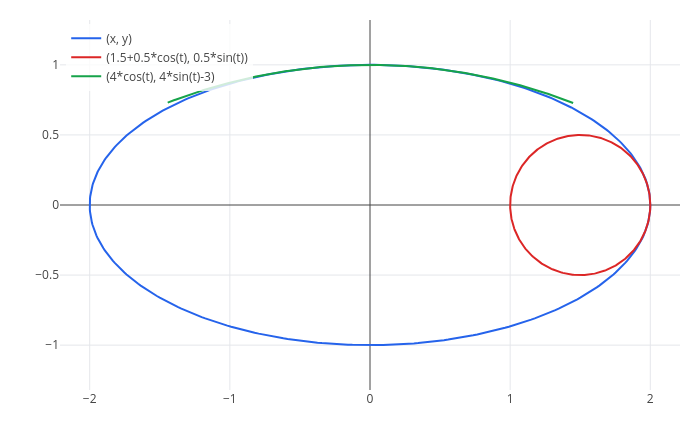

The code cell stored with this chart in its notebook:
### Markdown cell above
### The osculating circle

At each point, the circle that hugs the curve best has radius $1/\kappa$: the *osculating* ("kissing") circle. At
$t = 0$ the ellipse has $\kappa = a/b^2 = 2$, so the kissing circle has radius $1/2$ and its centre is at
$(a - 1/2, 0)$. At $t = \pi/2$, $\kappa = b/a^2 = 1/4$ and the circle has radius 4:

### Code cell
ellipse = parametric(x, y, t, 0, 2*pi);
kiss1 = parametric(1.5 + 0.5*cos(t), 0.5*sin(t), t, 0, 2*pi);
kiss2 = parametric(4*cos(t), 4*sin(t) - 3, t, 1.2, 1.94);
show(ellipse, kiss1, kiss2)

### Figure 1 — Plotly figure (JSON) as saved in the notebook; plotly's stock layout.template omitted (floating-point values rounded to 4 significant figures; data arrays with more than 128 entries replaced by an {"elided": "..."} marker saying what was removed)
{"data": [{"line": {"color": "#2563eb", "width": 2}, "mode": "lines", "name": "(x, y)", "type": "scatter", "x": {"elided": "402 float values"}, "y": {"elided": "402 float values"}}, {"line": {"color": "#dc2626", "width": 2}, "mode": "lines", "name": "(1.5+0.5*cos(t), 0.5*sin(t))", "type": "scatter", "x": {"elided": "402 float values"}, "y": {"elided": "402 float values"}}, {"line": {"color": "#16a34a", "width": 2}, "mode": "lines", "name": "(4*cos(t), 4*sin(t)-3)", "type": "scatter", "x": {"elided": "402 float values"}, "y": {"elided": "402 float values"}}], "layout": {"height": 440, "legend": {"bgcolor": "rgba(255,255,255,0.8)", "x": 0.01, "y": 0.99}, "margin": {"b": 50, "l": 60, "r": 20, "t": 20}, "showlegend": true, "title": {"text": ""}, "width": 700, "xaxis": {"title": {"text": ""}, "zeroline": true}, "yaxis": {"range": [-1.32, 1.32], "scaleanchor": "x", "scaleratio": 1, "title": {"text": ""}, "zeroline": true}}}
